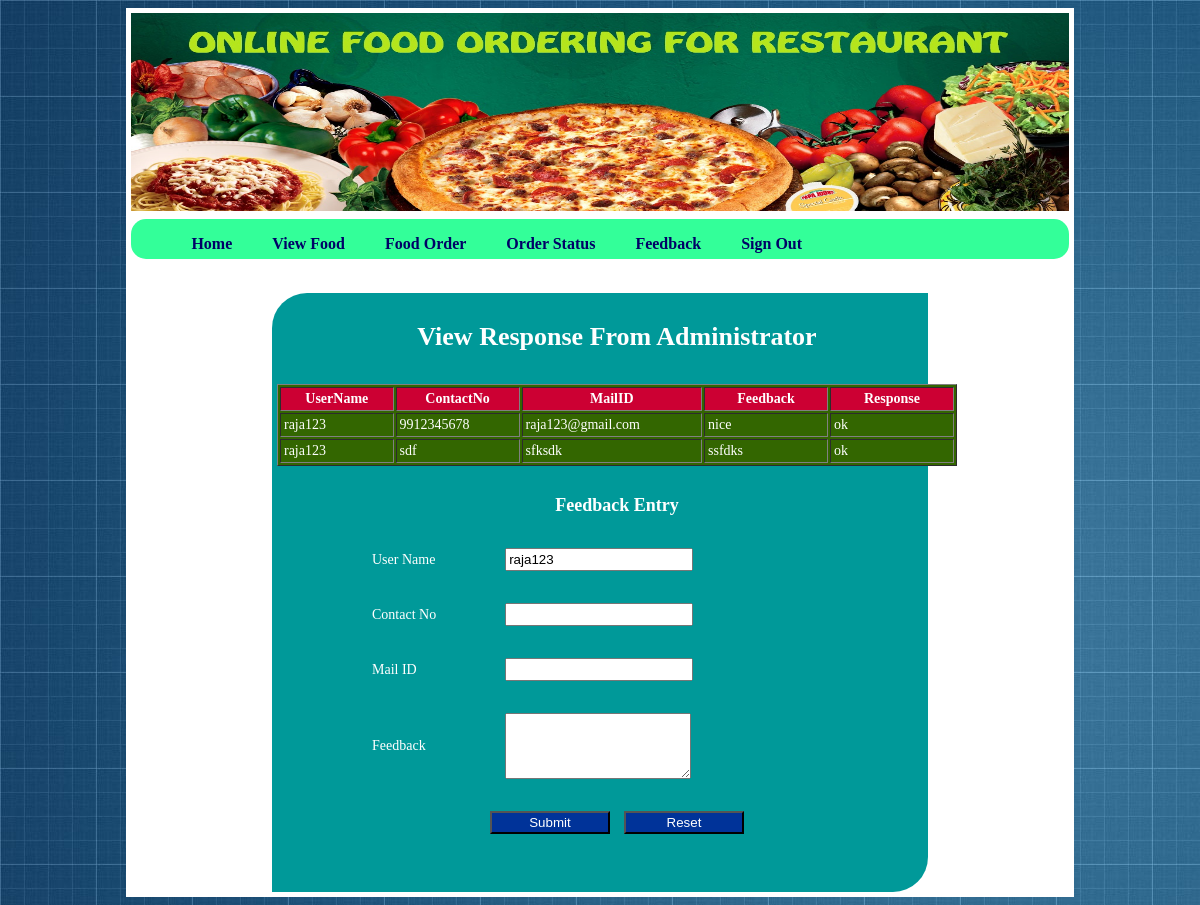
The app's page /Feedback.php (signed in) with its own data.
### tables this page shows
CREATE TABLE IF NOT EXISTS `feedback` (
  `UserName` varchar(20) NOT NULL,
  `PhoneNo` varchar(20) NOT NULL,
  `MailID` varchar(20) NOT NULL,
  `Feedback` varchar(200) NOT NULL,
  `Response` varchar(200) NOT NULL
);

### Feedback.php (the view, shortened to what this page needs)
<!DOCTYPE html PUBLIC "-//W3C//DTD XHTML 1.0 Transitional//EN" "http://www.w3.org/TR/xhtml1/DTD/xhtml1-transitional.dtd">
<html xmlns="http://www.w3.org/1999/xhtml">
<head>
<link rel="stylesheet" type="text/css" href="css/style.css" />
</head>
<body bgcolor="#0099FF" style="background-image:url(images/Background.jpg)">
<div align="center">
<table width="80%" bgcolor="#FFFFFF">
  <tr>
    <td>
	<img src="images/banner.jpg" width="100%" height="198"/></td>
  </tr>
  <tr>
    <td>
		<div class="menubg">
		<ul>
		<li><a href="Customer.php">Home</a></li>
		<li><a href="ViewFood.php">View Food</a></li>
		<li><a href="Order.php">Food Order</a></li>
		<li><a href="ViewOrder1.php">Order Status</a></li>
		<li><a href="Feedback.php">Feedback</a></li>
		<li><a href="Index.php">Sign Out</a></li>
		</ul>
		</div>	</td>
  </tr>
  <tr>
    <td align="center">&nbsp;</td>
  </tr>
  <?php
				$un=$_SESSION['uname'];
				?>
  <tr>
    <td align="center">
	  <div style="background-color:#009999; border-top-left-radius:35px; border-bottom-right-radius:35px; width:70%;">
	    <center>
	      <form id="form1" name="form1" method="post" action="">
			<table align="center" width="500px" style=" color:#FFFFFF; font-size:14px">
	          <tr>
	            <td colspan="2">&nbsp;</td>
    </tr>
	          <tr>
                <td colspan="2" style="font-size:26px; font-weight:bold" align="center">View Response From Administrator</td>
	            </tr>
	          <tr>
	            <td width="222">&nbsp;</td>
      <td width="258">&nbsp;</td>
    </tr>
	          <tr>
	            <td colspan="2">
				<table width="680" border="1" align="center" style="background-color:#336600;">
    <tr>
		<td width="69" style="background-color:#CC0033"><div align="center"><strong>UserName</strong></div></td>
		<td width="76" style="background-color:#CC0033"><div align="center"><strong>ContactNo</strong></div></td>
		<td width="76" style="background-color:#CC0033"><div align="center"><strong>MailID</strong></div></td>
		<td width="76" style="background-color:#CC0033"><div align="center"><strong>Feedback</strong></div></td>
		<td width="76" style="background-color:#CC0033"><div align="center"><strong>Response</strong></div></td>
    </tr>
	<?php
	$result =mysql_query("Select * from Feedback where UserName='$un' and Response<>'wait' ");
	while ($row = mysql_fetch_array($result))
          {
    ?>
    <tr>
	  <td><?php echo $row['UserName'];?></td>
	  <td><?php echo $row['PhoneNo']; ?></td>
	  <td><?php echo $row['MailID']; ?></td>
	  <td><?php echo $row['Feedback']; ?></td>
	  <td><?php echo $row['Response']; ?></td>
    </tr>
  <?php } ?>
			<table  align="center" width="500px" style=" color:#FFFFFF; font-size:14px">
  <tr>
    <td colspan="2">&nbsp;</td>
  </tr>
  <tr>
    <td colspan="2" style="font-size:18px; font-weight:bold" align="center">Feedback Entry </td>
    </tr>
  <tr>
    <td>&nbsp;</td>
    <td>&nbsp;</td>
  </tr>
  <tr>
    <td>User Name </td>
    <td>
      <?php
				$un=$_SESSION['uname'];
				?>
        <input type="text" name="uname" value="<?php echo $un;?>"  />    </td>
  </tr>
  <tr>
    <td>&nbsp;</td>
    <td>&nbsp;</td>
  </tr>
  <tr>
    <td>Contact No </td>
    <td><input type="text" name="contactno" /></td>
  </tr>
  <tr>
    <td>&nbsp;</td>
    <td>&nbsp;</td>
  </tr>
  <tr>
    <td>Mail ID </td>
    <td><input type="text" name="mailid" /></td>
  </tr>
  <tr>
    <td>&nbsp;</td>
    <td>&nbsp;</td>
  </tr>
  <tr>
    <td>Feedback</td>
    <td><textarea rows="4" cols="50" name="address" ></textarea></td>
  </tr>
  <tr>
    <td>&nbsp;</td>
    <td>&nbsp;</td>
  </tr>
  <tr>
    <td colspan="2" align="center">
      <input type="submit" name="Submit" value="Submit" style="width:120px; background-color:#003399; color:#FFFFFF"/>
        &nbsp;&nbsp; <input type="reset" name="Submit2" value="Reset" style="width:120px; background-color:#003399; color:#FFFFFF"/></td>
    </tr>
  <tr>
    <td>&nbsp;</td>
    <td>&nbsp;</td>
  </tr>
</table>
	        </form>
	  </center>
	    </div></td>
    </tr>
  <tr>
    <td>&nbsp;</td>
  </tr>
</table>
</div>
</body>
</html>

### css/style.css (style rules this page uses)
.menubg { background:#33FF99; height:40px; border-radius:15px; float:left; width:100%; }
.menubg ul li { padding:0px 20px; list-style-type:none; float:left; }
.menubg ul li a { color:#000066; text-decoration:none; font-weight:bold; float:left; }
form input,form textarea { padding:2px; width:180px; }
.productadd table tr, td { padding:3px; }

### records on screen
feedback: UserName "raja123", PhoneNo "9912345678", MailID "raja123@gmail.com", Feedback "nice", Response "ok"
feedback: UserName "raja123", PhoneNo "sdf", MailID "sfksdk", Feedback "ssfdks", Response "ok"
